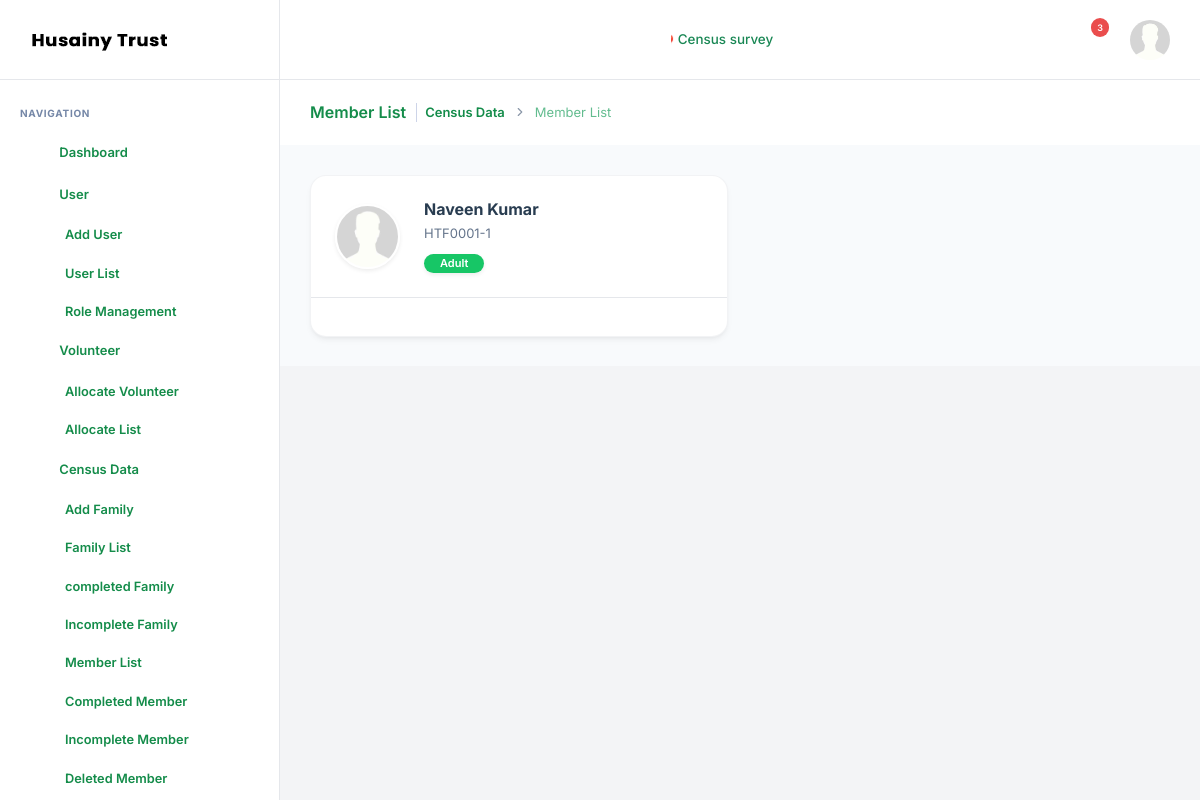
The app's page /volunteer-viewfamily/24/ (signed in), older data.
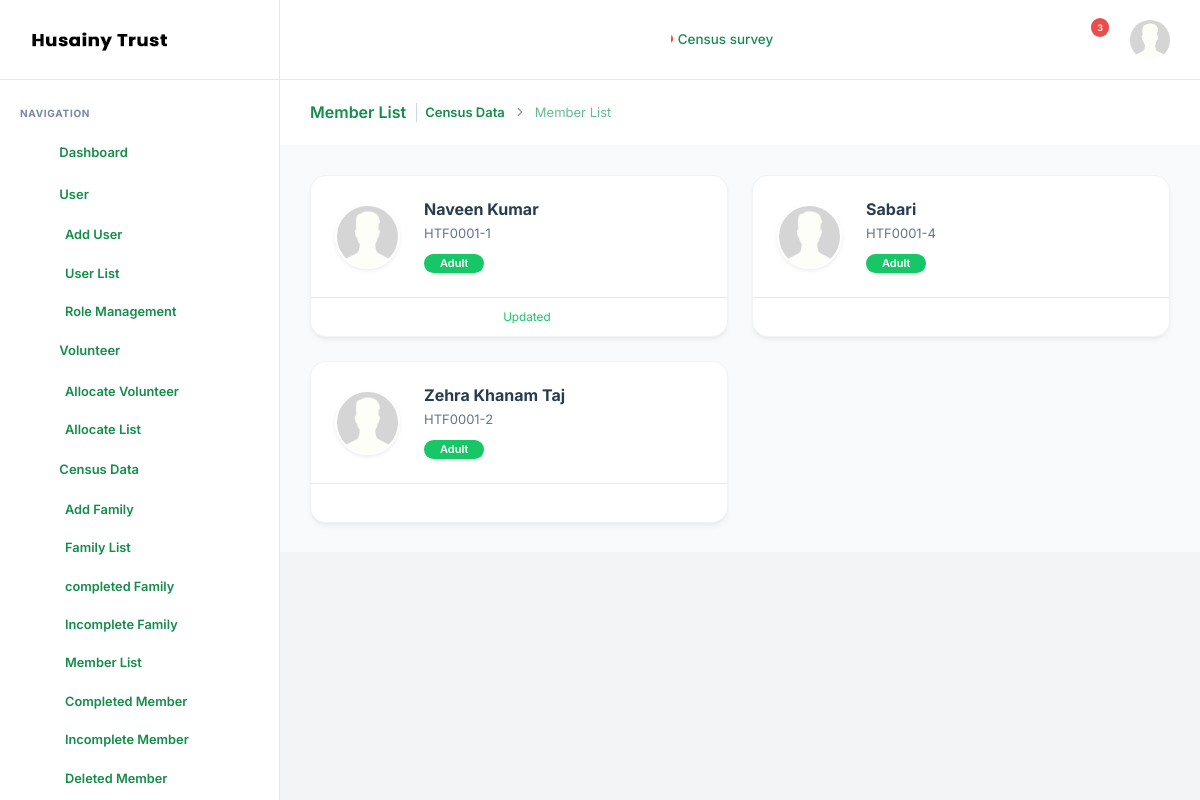
The same page, newer data.
### censesapp/models.py (models this page shows, shortened)
class Member(models.Model):
    member_id = models.CharField(max_length=20, unique=True, blank=True)
    family = models.ForeignKey(
        Family,
        on_delete=models.SET_NULL,
        related_name="members",
        null=True,
        blank=True
    )
    name = models.CharField(max_length=100)
    member_type = models.CharField(
        max_length=20,
        choices=[
            ("Adult","Adult"),
            ("Student","Student"),
            ("Baby","Baby")
        ]
    )
    is_updated = models.BooleanField(default=False)
    relationship = models.ForeignKey(Relationship,on_delete=models.SET_NULL,null=True,blank=True)
    alias = models.CharField(max_length=100, blank=True, null=True)
    father_name = models.CharField(max_length=100, blank=True, null=True)
    gender = models.CharField(
        max_length=10,
        choices=[("Male","Male"),("Female","Female"),("Other","Other")],
        blank=True,null=True
    )
    date_of_birth = models.DateField(blank=True, null=True)
    blood_group = models.ForeignKey(BloodGroup,on_delete=models.SET_NULL,null=True,blank=True)
    overall_health = models.ForeignKey(OverallHealth,on_delete=models.SET_NULL,null=True,blank=True)
    govt_health_insurance = models.BooleanField(default=False)
    private_health_insurance = models.BooleanField(default=False)
    photo = models.ImageField(upload_to="member_photos/",blank=True,null=True)
    languages_speak = models.CharField(max_length=200, blank=True, null=True)
    languages_read = models.CharField(max_length=200, blank=True, null=True)
    languages_write = models.CharField(max_length=200, blank=True, null=True)
    computer_proficiency = models.CharField(max_length=100, blank=True, null=True)
    chronic_disease = models.ForeignKey(
        ChronicDisease,
        on_delete=models.SET_NULL,
        null=True,
        blank=True
    )
    disability = models.CharField(max_length=200, blank=True, null=True)
    aadhaar_number = models.CharField(max_length=20, blank=True, null=True)
    marital_status = models.CharField(max_length=50, blank=True, null=True)
    qualification = models.ForeignKey(
        Qualification,
        on_delete=models.SET_NULL,
        null=True,
        blank=True
    )
    diploma_degree = models.CharField(max_length=200, blank=True, null=True)
    skills = models.CharField(max_length=200, blank=True, null=True)
    occupation = models.ForeignKey(
        Occupation,
        on_delete=models.SET_NULL,
        null=True,
        blank=True
    )
    company_name = models.CharField(max_length=200, blank=True, null=True)
    sector = models.CharField(max_length=100, blank=True, null=True)
    industry = models.CharField(max_length=100, blank=True, null=True)
    designation = models.CharField(max_length=100, blank=True, null=True)
    department = models.CharField(max_length=100, blank=True, null=True)
    income = models.ForeignKey(
        Income,
        on_delete=models.SET_NULL,
        null=True,
        blank=True
    )
    activity_level = models.CharField(max_length=100, blank=True, null=True)
    husainy_trust_member = models.BooleanField(default=False)
    membership_number = models.CharField(max_length=100, blank=True, null=True)
    interested_in_digital_directory = models.BooleanField(default=False)
    listing_in_community_digital_pages = models.BooleanField(default=False)
    product_service_listing_in_yellow_pages = models.CharField(max_length=100,null=True,blank=True)
    email_id = models.EmailField(blank=True, null=True)
    mobile = models.CharField(max_length=15, blank=True, null=True)
    whatsapp = models.CharField(max_length=15, blank=True, null=True)
    current_education_status = models.CharField(max_length=100, blank=True, null=True)
    school_college_institute_name = models.CharField(max_length=200, blank=True, null=True)
    grade_year = models.CharField(max_length=50, blank=True, null=True)
    annual_academic_fees = models.CharField(max_length=50, blank=True, null=True)
    fees_payment = models.CharField(max_length=100, blank=True, null=True)
    sports = models.CharField(max_length=200, blank=True, null=True)
    hobbies = models.CharField(max_length=200, blank=True, null=True)
    career_goal = models.CharField(max_length=200, blank=True, null=True)
    holy_koran_reading = models.CharField(max_length=100, blank=True, null=True)
    deeniyath = models.CharField(max_length=100, blank=True, null=True)
    removal_reason = models.CharField(max_length=100, blank=True, null=True)
    transfer_date = models.DateField(blank=True, null=True)
    transferred_to_family = models.ForeignKey(
        Family, on_delete=models.SET_NULL, null=True, blank=True, related_name="transferred_in_members"
    )

### censesapp/views.py (the view)
# urls.py: path('volunteer-viewfamily/<int:id>/', volunteer_viewfamily, name='volunteer_viewfamily'),
@login_required(login_url="/")
def volunteer_viewfamily(request, id):
    family = Family.objects.get(id=id)
    members = Member.objects.filter(family=family)
    return render(request, 'volunteer-viewfamily.html', {"family": family, "members": members})

### censesapp/context_processors.py (called while the page is built)
def news_context(request):
    news = News.objects.first()
    return {"site_news": news}

### templates/volunteer-viewfamily.html (shortened to what the changed rows need)
{% extends 'base.html' %}
{% load static %}
{% block content %}
<main class="nxl-container">
    <div class="nxl-content">
        <div class="main-content">
            <div class="row">
                {% for m in members %}
                <div class="col-xxl-3 col-md-6">
                    <div class="card stretch stretch-full border-orange family-card">
                        <div class="card-body p-4">
                            <div class="d-flex align-items-center gap-4">
                                <img src="{% if m.photo %}{{ m.photo.url }}{% else %}/static/assets/images/avatar/user.jpg{% endif %}"
                                    class="rounded-circle shadow-sm border border-2 border-white" width="65" height="65" alt="Profile"
                                    style="object-fit: cover;">
                                <div>
                                    <h5 class="fw-bold text-dark mb-1 fs-16">{{ m.name }}</h5>
                                    <div class="text-muted fs-13 mb-2">{{ m.member_id }}</div>
                                    <div class="badge bg-success text-white px-3 py-1 rounded-pill shadow-sm">{{ m.member_type }}</div>
                                </div>
                            </div>
                        </div>
                        <div class="card-footer bg-transparent text-center py-2 border-top">
                            {% if not m.is_updated %}
                            {% if m.member_type == "Adult" %}
                            <a href="javascript:void(0);" class="edit-member" data-id="{{ m.id }}"
                                data-bs-toggle="modal" data-bs-target="#adultModal" data-name="{{ m.name }}"
                                data-aadhaar_number="{{ m.aadhaar_number }}" data-relationship="{{ m.relationship.id }}"
                                data-alias="{{ m.alias }}" data-gender="{{ m.gender }}"
                                data-father_name="{{ m.father_name }}"
                                data-date_of_birth="{{ m.date_of_birth|date:'Y-m-d' }}" data-mobile="{{ m.mobile }}"
                                data-whatsapp="{{ m.whatsapp }}" data-email_id="{{ m.email_id }}"
                                data-place_of_birth="{{ m.place_of_birth }}"
                                data-marital_status="{{ m.marital_status }}"
                                data-academic_qualification="{{ m.qualification.id }}"
                                data-diploma_degree="{{ m.diploma_degree }}"
                                data-languages_speak="{{ m.languages_speak }}"
                                data-languages_read="{{ m.languages_read }}"
                                data-languages_write="{{ m.languages_write }}"
                                data-computer_proficiency="{{ m.computer_proficiency }}"
                                data-occupation="{{ m.occupation.id }}" data-company_name="{{ m.company_name }}"
                                data-sector="{{ m.sector }}" data-industry="{{ m.industry }}"
                                data-designation="{{ m.designation }}" data-department="{{ m.department }}"
                                data-annual_income="{{ m.income.id }}" data-skills="{{ m.skills }}"
                                data-blood_group="{{ m.blood_group.id }}"
                                data-overall_health="{{ m.overall_health.id }}"
                                data-chronic_disease="{{ m.chronic_disease.id }}" data-disability="{{ m.disability }}"
                                data-activity_level="{{ m.activity_level }}"
                                data-govt_ins="{% if m.govt_health_insurance %}Yes{% else %}No{% endif %}"
                                data-private_ins="{% if m.private_health_insurance %}Yes{% else %}No{% endif %}"
                                data-husainy_trust_member="{% if m.husainy_trust_member %}on{% endif %}"
                                data-membership_number="{{ m.membership_number }}"
                                data-interested_in_digital_directory="{{ m.interested_in_digital_directory }}"
                                data-listing_in_community_digital_pages="{{ m.listing_in_community_digital_pages }}"
                                data-yellowpages="{{ m.product_service_listing_in_yellow_pages }}">
                                <i class="feather-edit" style="margin-right: 20px;"></i>
                            </a>
                            {% endif %}
                            {% else %}
                            <span class="text-success small"><i class="feather-check-circle"></i> Updated</span>
                            {% endif %}
                        </div>
                    </div>
                </div>
                {% endfor %}
            </div>
        </div>
    </div>
</main>
{% endblock content %}

Row changes from the older to the newer data that the page shows:
changed Member "Naveen Kumar": relationship_id empty → 5 (drawn); now shows "Updated"
added Member: name "Sabari", member_id "HTF0001-4", member_type "Adult"
added Member: name "Zehra Khanam Taj", member_id "HTF0001-2", member_type "Adult"
